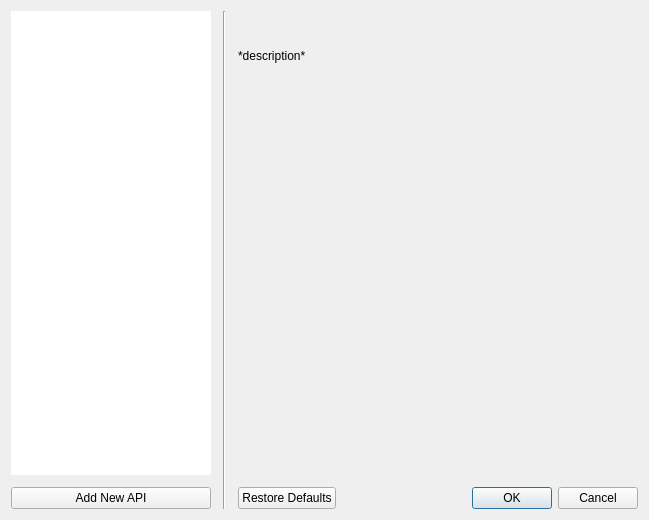
<?xml version="1.0" encoding="UTF-8"?>
<ui version="4.0">
 <class>BackendConfiguration</class>
 <widget class="QDialog" name="BackendConfiguration">
  <property name="geometry">
   <rect>
    <x>0</x>
    <y>0</y>
    <width>649</width>
    <height>520</height>
   </rect>
  </property>
  <property name="windowTitle">
   <string>Translation Services</string>
  </property>
  <layout class="QHBoxLayout" name="horizontalLayout_2" stretch="0,0,1">
   <property name="spacing">
    <number>12</number>
   </property>
   <item>
    <layout class="QVBoxLayout" name="verticalLayout_2">
     <item>
      <widget class="CListWidget" name="listWidget_backends">
       <property name="sizePolicy">
        <sizepolicy hsizetype="Fixed" vsizetype="Expanding">
         <horstretch>0</horstretch>
         <verstretch>0</verstretch>
        </sizepolicy>
       </property>
       <property name="minimumSize">
        <size>
         <width>200</width>
         <height>0</height>
        </size>
       </property>
       <property name="maximumSize">
        <size>
         <width>200</width>
         <height>16777215</height>
        </size>
       </property>
       <property name="frameShape">
        <enum>QFrame::NoFrame</enum>
       </property>
       <property name="frameShadow">
        <enum>QFrame::Plain</enum>
       </property>
       <property name="editTriggers">
        <set>QAbstractItemView::NoEditTriggers</set>
       </property>
       <property name="showDropIndicator" stdset="0">
        <bool>false</bool>
       </property>
       <property name="iconSize">
        <size>
         <width>24</width>
         <height>24</height>
        </size>
       </property>
       <property name="spacing">
        <number>6</number>
       </property>
      </widget>
     </item>
     <item>
      <widget class="QPushButton" name="pushButton_new_backend">
       <property name="text">
        <string>Add New API</string>
       </property>
       <property name="icon">
        <iconset theme="list-add"/>
       </property>
      </widget>
     </item>
    </layout>
   </item>
   <item>
    <widget class="Line" name="line">
     <property name="orientation">
      <enum>Qt::Vertical</enum>
     </property>
    </widget>
   </item>
   <item>
    <layout class="QVBoxLayout" name="verticalLayout">
     <property name="spacing">
      <number>24</number>
     </property>
     <item>
      <layout class="QHBoxLayout" name="horizontalLayout" stretch="0,0,1,0,0">
       <property name="spacing">
        <number>6</number>
       </property>
       <item>
        <widget class="QLabel" name="label_icon">
         <property name="text">
          <string notr="true">&lt;icon&gt;</string>
         </property>
        </widget>
       </item>
       <item>
        <spacer name="horizontalSpacer">
         <property name="orientation">
          <enum>Qt::Horizontal</enum>
         </property>
         <property name="sizeType">
          <enum>QSizePolicy::Fixed</enum>
         </property>
         <property name="sizeHint" stdset="0">
          <size>
           <width>12</width>
           <height>0</height>
          </size>
         </property>
        </spacer>
       </item>
       <item>
        <widget class="QLabel" name="label_backend_name">
         <property name="text">
          <string notr="true">&lt;backend name&gt;</string>
         </property>
        </widget>
       </item>
       <item>
        <widget class="QLabel" name="label_cost_icon">
         <property name="text">
          <string>&lt;cost icon&gt;</string>
         </property>
        </widget>
       </item>
       <item>
        <widget class="QLabel" name="label_reliability_icon">
         <property name="text">
          <string notr="true">&lt;reliability icon&gt;</string>
         </property>
        </widget>
       </item>
      </layout>
     </item>
     <item alignment="Qt::AlignTop">
      <widget class="QLabel" name="label_description">
       <property name="text">
        <string notr="true">*description*</string>
       </property>
       <property name="textFormat">
        <enum>Qt::MarkdownText</enum>
       </property>
       <property name="wordWrap">
        <bool>true</bool>
       </property>
      </widget>
     </item>
     <item>
      <widget class="QScrollArea" name="scrollArea">
       <property name="frameShape">
        <enum>QFrame::NoFrame</enum>
       </property>
       <property name="horizontalScrollBarPolicy">
        <enum>Qt::ScrollBarAlwaysOff</enum>
       </property>
       <property name="widgetResizable">
        <bool>true</bool>
       </property>
       <widget class="BackendSettings" name="backend_settings">
        <property name="geometry">
         <rect>
          <x>0</x>
          <y>0</y>
          <width>406</width>
          <height>362</height>
         </rect>
        </property>
       </widget>
      </widget>
     </item>
     <item>
      <widget class="QDialogButtonBox" name="buttonBox">
       <property name="orientation">
        <enum>Qt::Horizontal</enum>
       </property>
       <property name="standardButtons">
        <set>QDialogButtonBox::Cancel|QDialogButtonBox::Ok|QDialogButtonBox::RestoreDefaults</set>
       </property>
      </widget>
     </item>
    </layout>
   </item>
  </layout>
 </widget>
 <customwidgets>
  <customwidget>
   <class>BackendSettings</class>
   <extends>QWidget</extends>
   <header>deepqt.backend_settings</header>
   <container>1</container>
  </customwidget>
  <customwidget>
   <class>CListWidget</class>
   <extends>QListWidget</extends>
   <header>deepqt.CustomQ.CListWidget</header>
  </customwidget>
 </customwidgets>
 <resources/>
 <connections>
  <connection>
   <sender>buttonBox</sender>
   <signal>accepted()</signal>
   <receiver>BackendConfiguration</receiver>
   <slot>accept()</slot>
   <hints>
    <hint type="sourcelabel">
     <x>248</x>
     <y>254</y>
    </hint>
    <hint type="destinationlabel">
     <x>157</x>
     <y>274</y>
    </hint>
   </hints>
  </connection>
  <connection>
   <sender>buttonBox</sender>
   <signal>rejected()</signal>
   <receiver>BackendConfiguration</receiver>
   <slot>reject()</slot>
   <hints>
    <hint type="sourcelabel">
     <x>316</x>
     <y>260</y>
    </hint>
    <hint type="destinationlabel">
     <x>286</x>
     <y>274</y>
    </hint>
   </hints>
  </connection>
 </connections>
</ui>
